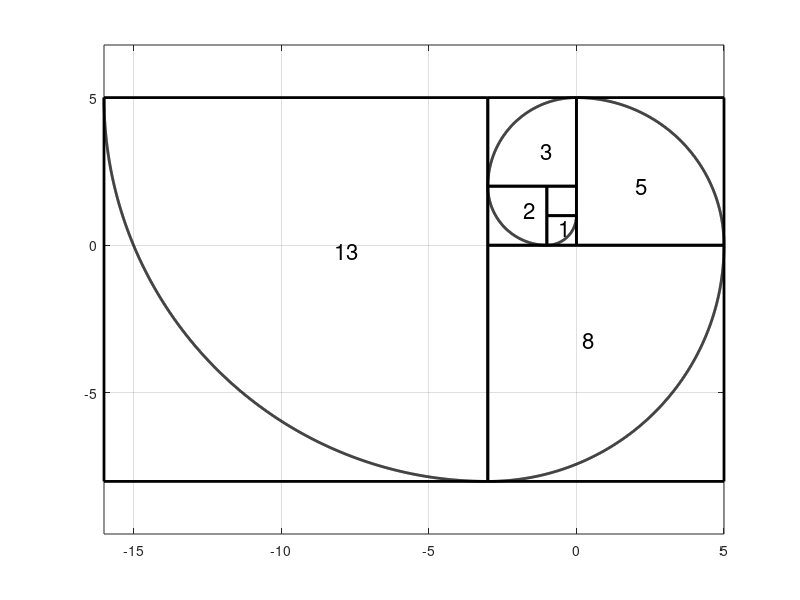

Recreate this plot in MATLAB. (Note: this script raises an error after producing the figure.)
function makeGoldenSpiral
  function [y,b] = arc(x,r,th)
    y = [r * cos(th) + x(1); r * sin(th) + x(2)];
    b = [min(y,[],2), max(y,[],2)];
  end
  
  function plotArc(y,b)
    if ~isempty(b)
      plot([b(1,1),b(1,1),b(1,2),b(1,2),b(1,1)],[b(2,1),b(2,2),b(2,2),b(2,1),b(2,1)],'k','linewidth',2);
    end
    hold on;
    if ~isempty(y)
      plot(y(1,:),y(2,:),'k','linewidth',2);
      %      plot(y(1,end),y(2,end),'<');
    end
    hold off;
  end
  
  function goldenSpiral(n)
    fibb = [1,1];
    
    clf;
    y = [];
    b = [[-1;1],[0;2]];
    plotArc(y,b);
    dir = 0;
    endPoint = [0;1];
    for i = 1:n
      [y,b] = arc([0,0],fibb(i+1),linspace(0,-pi/2,fibb(i+1)*90));
      A = [cos(dir*pi/180), -sin(dir*pi/180); sin(dir*pi/180), cos(dir*pi/180)];
      y = A*y;
      startPoint = y(:,1);
      v = endPoint-startPoint;
      y = y+v*ones(1,size(y,2));
      b = A*b+v*ones(1,size(b,2));
      zero = v;
      one = A*fibb(i+1)*[1;-1]+v;
      hold on
      plotArc(y,b);
      hold off
      endPoint = y(:,end);
      zero = v;
      one = A*fibb(i+1)*[1;-1]+v;
      p=.6;
      text(p*zero(1)+(1-p)*one(1),p*zero(2)+(1-p)*one(2),num2str(fibb(i+1)),'fontsize',16)
      fibb(end+1) = fibb(end-1)+fibb(end);
      dir = mod(dir-90,360);
    end
  end
  
  goldenSpiral(6);
  axis equal tight
  grid on
  ax = gca;
  xTicks = ax.XAxis.TickValues;
  yTicks = ax.YAxis.TickValues;
  ax.XAxis.TickValues = floor(min(xTicks)):ceil(max(xTicks));
  ax.YAxis.TickValues = floor(min(yTicks)):ceil(max(yTicks));
  ax.XTickLabel = cellfun(@(x) '',ax.XTickLabel,'UniformOutput', false);
  ax.YTickLabel = cellfun(@(x) '',ax.YTickLabel,'UniformOutput', false);
  export_fig('Fibonacci_spiral.pdf');
end
